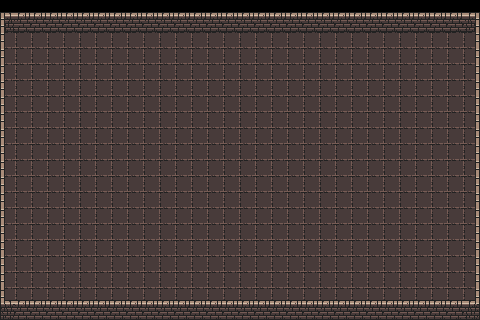

A 2D game scene composited from a Tiled map and its tileset images. What follows is a short description and the map's XML, with each tile layer's data collapsed to a summary:
An orthogonal 30x20 tile map with 16x16 px tiles, 2 tile layers (floor, wall) and 4 objects.

<map version="1.9" tiledversion="1.9.2" orientation="orthogonal" renderorder="right-down" width="30" height="20" tilewidth="16" tileheight="16" infinite="0" nextlayerid="5" nextobjectid="5">
 <tileset firstgid="1" source="0x72_DungeonTilesetII_v1.4.tsx" />
 <layer id="2" name="floor" width="30" height="20">
  <data>[600 cells, 600 non-empty, 2 distinct tile ids]</data>
 </layer>
 <layer id="3" name="wall" width="30" height="20">
  <data>[600 cells, 152 non-empty, 12 distinct tile ids]</data>
 </layer>
 <objectgroup color="#ff0000" id="4" name="WallCollision">
  <object id="1" x="0" y="12.4551" width="479.523" height="18.2675" />
  <object id="2" x="-2.07586" y="11.2097" width="4.56688" height="308.057" />
  <object id="3" x="-0.415171" y="299.753" width="480.353" height="19.0979" />
  <object id="4" x="476.201" y="11.6248" width="4.15171" height="306.396" />
 </objectgroup>
</map>
